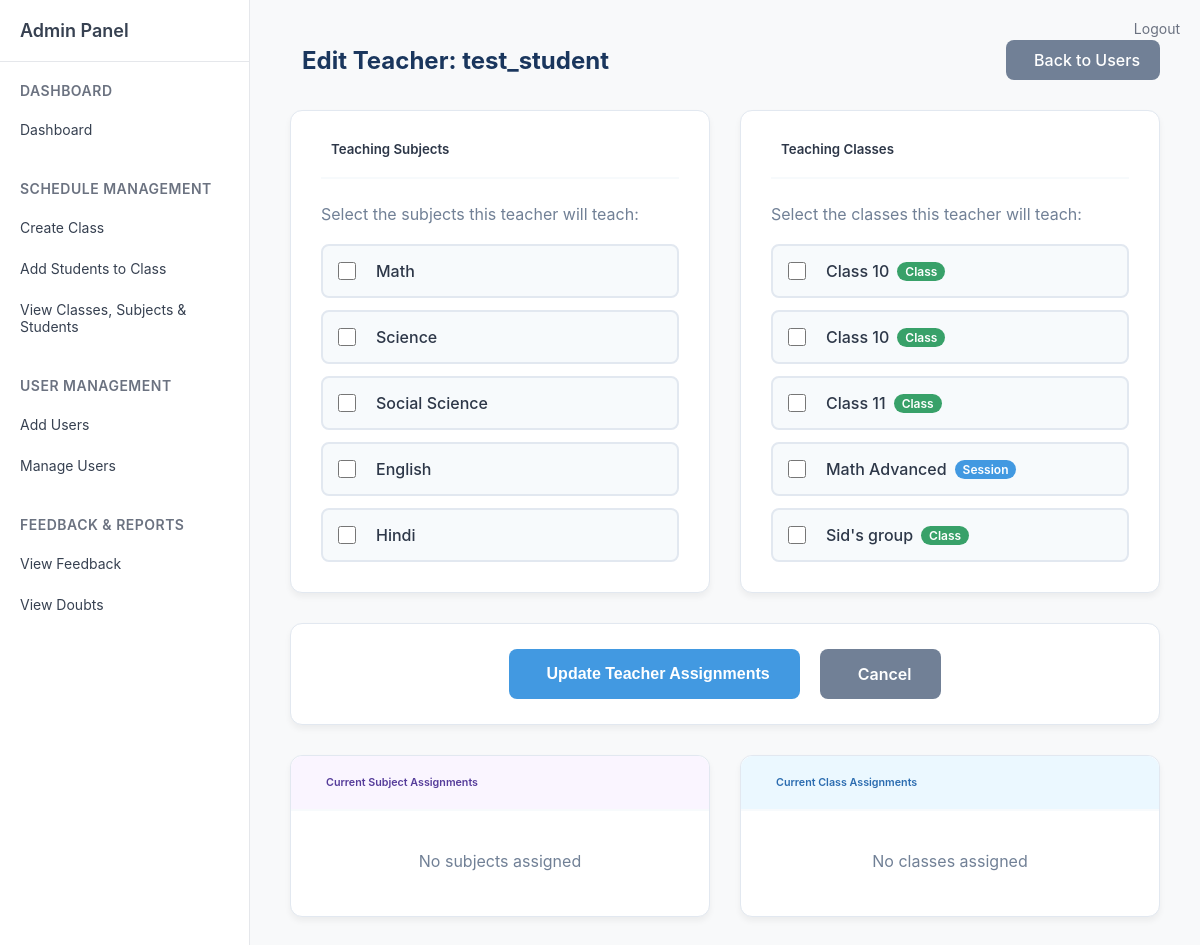
Screenshot of /admin/edit_teacher/7 (signed in) with the database file from the repository.
### tables this page shows
CREATE TABLE users (
            id INTEGER PRIMARY KEY AUTOINCREMENT,
            username TEXT UNIQUE NOT NULL,
            password TEXT NOT NULL,
            role TEXT NOT NULL DEFAULT 'student',
            email TEXT,
            name TEXT,
            phone TEXT,
            address TEXT,
            created_by INTEGER,
            created_on DATETIME DEFAULT CURRENT_TIMESTAMP,
            updated_by INTEGER,
            updated_on DATETIME,
            FOREIGN KEY (created_by) REFERENCES users(id)
        );

CREATE TABLE classes (
            id INTEGER PRIMARY KEY AUTOINCREMENT,
            name TEXT NOT NULL,
            type TEXT DEFAULT 'regular',
            description TEXT,
            grade_level TEXT,
            section TEXT,
            schedule_days TEXT,
            schedule_time_start TEXT,
            schedule_time_end TEXT,
            schedule_pdf_path TEXT,
            room_number TEXT,
            max_students INTEGER DEFAULT 30,
            status TEXT DEFAULT 'active',
            created_by INTEGER,
            created_on DATETIME DEFAULT CURRENT_TIMESTAMP,
            updated_by INTEGER,
            updated_on DATETIME,
            FOREIGN KEY (created_by) REFERENCES users(id),
            FOREIGN KEY (updated_by) REFERENCES users(id)
        );

### routes/admin.py (the view)
@admin_bp.route('/edit_teacher/<int:teacher_id>')
def edit_teacher(teacher_id):
    if 'role' not in session or session['role'] != 'admin':
        return redirect(url_for('auth.login'))
    conn = get_db()
    cur = conn.cursor()
    cur.execute('SELECT username FROM users WHERE id = ?', (teacher_id,))
    teacher = cur.fetchone()
    if not teacher:
        flash('Teacher not found!', 'error')
        return redirect(url_for('admin.manage_users'))
    cur.execute('SELECT id, name, type FROM classes WHERE status = "active" ORDER BY name')
    all_classes = cur.fetchall()
    cur.execute('''
        SELECT c.id, c.name, c.type
        FROM classes c
        JOIN teacher_class_map tcm ON c.id = tcm.class_id
        WHERE tcm.teacher_id = ?
        ORDER BY c.name
    ''', (teacher_id,))
    assigned_classes = cur.fetchall()
    available_subjects = ['Math', 'Science', 'Social Science', 'English', 'Hindi']
    cur.execute('SELECT subject_name FROM teacher_subjects WHERE teacher_id = ? ORDER BY subject_name', (teacher_id,))
    assigned_subjects_data = cur.fetchall()
    assigned_subjects = [row[0] for row in assigned_subjects_data]
    conn.close()
    return render_template('admin/edit_teacher.html',
                         teacher_id=teacher_id,
                         teacher_name=teacher[0],
                         all_classes=all_classes,
                         assigned_classes=[cls[0] for cls in assigned_classes],
                         available_subjects=available_subjects,
                         assigned_subjects=assigned_subjects)

### routes/admin.py (called while the page is built)
def get_db():
    return sqlite3.connect('users.db')

### templates/admin/edit_teacher.html (shortened to what this page needs)
{% extends 'admin/sidebar.html' %}
{% block content %}
<div style="display: flex; justify-content: space-between; align-items: center; margin-bottom: 30px;">
    <h2 style="color: #1a365d; font-weight: 700; margin: 0; display: flex; align-items: center; gap: 12px;">
        Edit Teacher: {{ teacher_name }}
    </h2>
    <a href="{{ url_for('admin.manage_users') }}"
       style="display: inline-flex; align-items: center; gap: 8px; padding: 10px 20px; background: #718096; color: white; text-decoration: none; border-radius: 8px; font-weight: 500; transition: all 0.2s ease; border: none;"
       onmouseover="this.style.background='#4a5568'"
       onmouseout="this.style.background='#718096'">
         Back to Users
    </a>
</div>
<form method="POST" id="editTeacherForm">
    <div style="display: grid; grid-template-columns: 1fr 1fr; gap: 30px; margin-bottom: 30px;">
        <div>
            <div style="background: white; border-radius: 12px; padding: 30px; box-shadow: 0 4px 6px rgba(0, 0, 0, 0.05); border: 1px solid #e2e8f0;">
                <div style="margin-bottom: 25px; padding-bottom: 20px; border-bottom: 2px solid #f7fafc;">
                    <h5 style="margin: 0; color: #2d3748; font-weight: 600; display: flex; align-items: center; gap: 10px;">
                        Teaching Subjects
                    </h5>
                </div>
                <div>
                    <p style="color: #718096; margin-bottom: 20px;">Select the subjects this teacher will teach:</p>
                    <div style="display: flex; flex-direction: column; gap: 12px;">
                        {% for subject in available_subjects %}
                        <label style="display: flex; align-items: center; gap: 12px; padding: 15px; border: 2px solid #e2e8f0; border-radius: 8px; cursor: pointer; transition: all 0.2s ease; background: #f7fafc;"
                               onmouseover="if (!this.querySelector('input').checked) this.style.borderColor='#9f7aea'; if (!this.querySelector('input').checked) this.style.background='#faf5ff'"
                               onmouseout="if (!this.querySelector('input').checked) this.style.borderColor='#e2e8f0'; if (!this.querySelector('input').checked) this.style.background='#f7fafc'">
                            <input type="checkbox"
                                   id="subject_{{ loop.index }}"
                                   name="subjects"
                                   value="{{ subject }}"
                                   style="width: 18px; height: 18px; accent-color: #9f7aea;"
                                   onchange="if (this.checked) { this.parentElement.style.borderColor='#9f7aea'; this.parentElement.style.background='#faf5ff'; } else { this.parentElement.style.borderColor='#e2e8f0'; this.parentElement.style.background='#f7fafc'; }">
                            <span style="color: #2d3748; font-weight: 500; display: flex; align-items: center; gap: 8px;">
                                 {{ subject }}
                            </span>
                        </label>
                        {% endfor %}
                    </div>
                </div>
            </div>
        </div>
        <div>
            <div style="background: white; border-radius: 12px; padding: 30px; box-shadow: 0 4px 6px rgba(0, 0, 0, 0.05); border: 1px solid #e2e8f0;">
                <div style="margin-bottom: 25px; padding-bottom: 20px; border-bottom: 2px solid #f7fafc;">
                    <h5 style="margin: 0; color: #2d3748; font-weight: 600; display: flex; align-items: center; gap: 10px;">
                        Teaching Classes
                    </h5>
                </div>
                <div>
                    <p style="color: #718096; margin-bottom: 20px;">Select the classes this teacher will teach:</p>
                    <div style="display: flex; flex-direction: column; gap: 12px;">
                        {% for class_info in all_classes %}
                        <label style="display: flex; align-items: center; gap: 12px; padding: 15px; border: 2px solid #e2e8f0; border-radius: 8px; cursor: pointer; transition: all 0.2s ease; background: #f7fafc;"
                               onmouseover="if (!this.querySelector('input').checked) this.style.borderColor='#4299e1'; if (!this.querySelector('input').checked) this.style.background='#ebf8ff'"
                               onmouseout="if (!this.querySelector('input').checked) this.style.borderColor='#e2e8f0'; if (!this.querySelector('input').checked) this.style.background='#f7fafc'">
                            <input type="checkbox"
                                   id="class_{{ class_info[0] }}"
                                   name="classes"
                                   value="{{ class_info[0] }}"
                                   style="width: 18px; height: 18px; accent-color: #4299e1;"
                                   onchange="if (this.checked) { this.parentElement.style.borderColor='#4299e1'; this.parentElement.style.background='#ebf8ff'; } else { this.parentElement.style.borderColor='#e2e8f0'; this.parentElement.style.background='#f7fafc'; }">
                            <span style="color: #2d3748; font-weight: 500; display: flex; align-items: center; gap: 8px;">
                                {% if class_info[2] == 'session' %}
                                     {{ class_info[1] }}
                                    <span style="background: #4299e1; color: white; padding: 2px 8px; border-radius: 12px; font-size: 12px; font-weight: 600;">Session</span>
                                {% else %}
                                     {{ class_info[1] }}
                                    <span style="background: #38a169; color: white; padding: 2px 8px; border-radius: 12px; font-size: 12px; font-weight: 600;">Class</span>
                                {% endif %}
                            </span>
                        </label>
                        {% endfor %}
                    </div>
                </div>
            </div>
        </div>
    </div>
    <div style="background: white; border-radius: 12px; padding: 25px; box-shadow: 0 4px 6px rgba(0, 0, 0, 0.05); border: 1px solid #e2e8f0; text-align: center; margin-bottom: 30px;">
        <div style="display: flex; justify-content: center; gap: 20px;">
            <button type="submit"
                    style="display: inline-flex; align-items: center; gap: 8px; padding: 15px 30px; background: #4299e1; color: white; border: none; border-radius: 8px; font-weight: 600; font-size: 16px; cursor: pointer; transition: all 0.2s ease;"
                    onmouseover="this.style.background='#3182ce'"
                    onmouseout="this.style.background='#4299e1'">
                 Update Teacher Assignments
            </button>
            <a href="{{ url_for('admin.manage_users') }}"
               style="display: inline-flex; align-items: center; gap: 8px; padding: 15px 30px; background: #718096; color: white; text-decoration: none; border-radius: 8px; font-weight: 600; font-size: 16px; transition: all 0.2s ease;"
               onmouseover="this.style.background='#4a5568'"
               onmouseout="this.style.background='#718096'">
                 Cancel
            </a>
        </div>
    </div>
</form>
<div style="display: grid; grid-template-columns: 1fr 1fr; gap: 30px;">
    <div>
        <div style="background: white; border-radius: 12px; padding: 25px; box-shadow: 0 4px 6px rgba(0, 0, 0, 0.05); border: 1px solid #e2e8f0;">
            <div style="margin-bottom: 20px; padding-bottom: 15px; border-bottom: 2px solid #f7fafc; background: #faf5ff; margin: -25px -25px 20px -25px; padding: 20px 25px; border-radius: 12px 12px 0 0;">
                <h6 style="margin: 0; color: #553c9a; font-weight: 600; display: flex; align-items: center; gap: 10px;">
                     Current Subject Assignments
                </h6>
            </div>
            <div>
                {% if assigned_subjects %}
                    <div style="display: flex; flex-direction: column; gap: 10px;">
                        {% for subject in assigned_subjects %}
                        <div style="display: flex; align-items: center; gap: 10px; padding: 10px; background: #f7fafc; border-radius: 6px; border-left: 4px solid #9f7aea;">
                            <i class="bi bi-check-circle" style="color: #38a169;"></i>
                            <span style="color: #2d3748; font-weight: 500;">{{ subject }}</span>
                        </div>
                        {% endfor %}
                    </div>
                {% else %}
                    <p style="color: #718096; margin: 0; text-align: center; padding: 20px;">No subjects assigned</p>
                {% endif %}
            </div>
        </div>
    </div>
    <div>
        <div style="background: white; border-radius: 12px; padding: 25px; box-shadow: 0 4px 6px rgba(0, 0, 0, 0.05); border: 1px solid #e2e8f0;">
            <div style="margin-bottom: 20px; padding-bottom: 15px; border-bottom: 2px solid #f7fafc; background: #ebf8ff; margin: -25px -25px 20px -25px; padding: 20px 25px; border-radius: 12px 12px 0 0;">
                <h6 style="margin: 0; color: #2b6cb0; font-weight: 600; display: flex; align-items: center; gap: 10px;">
                     Current Class Assignments
                </h6>
            </div>
            <div>
                {% if assigned_classes %}
                    <div style="display: flex; flex-direction: column; gap: 10px;">
                        {% for class_info in assigned_classes %}
                        <div style="display: flex; align-items: center; gap: 10px; padding: 10px; background: #f7fafc; border-radius: 6px; border-left: 4px solid #4299e1;">
                            <i class="bi bi-check-circle" style="color: #38a169;"></i>
                            <span style="color: #2d3748; font-weight: 500; display: flex; align-items: center; gap: 8px;">
                                {% if class_info[2] == 'session' %}
                                    {{ class_info[1] }}
                                    <span style="background: #4299e1; color: white; padding: 2px 6px; border-radius: 10px; font-size: 11px; font-weight: 600;">Session</span>
                                {% else %}
                                    {{ class_info[1] }}
                                    <span style="background: #38a169; color: white; padding: 2px 6px; border-radius: 10px; font-size: 11px; font-weight: 600;">Class</span>
                                {% endif %}
                            </span>
                        </div>
                        {% endfor %}
                    </div>
                {% else %}
                    <p style="color: #718096; margin: 0; text-align: center; padding: 20px;">No classes assigned</p>
                {% endif %}
            </div>
        </div>
    </div>
</div>
{% endblock %}

### templates/admin/sidebar.html (style rules this page uses)
* { margin: 0; padding: 0; box-sizing: border-box; }
body { font-family: -apple-system, BlinkMacSystemFont, 'Segoe UI', Roboto, sans-serif; background-color: #f8f9fa; color: #333; }

### rows the page displays
users: username "test_student"
classes: name "Class 10"
classes: name "Class 10"
classes: name "Class 11"
classes: name "Math Advanced"
classes: name "Sid's group"

### other values shown
{{ subject }} "Math" "Science" "Social Science" "English" "Hindi"
